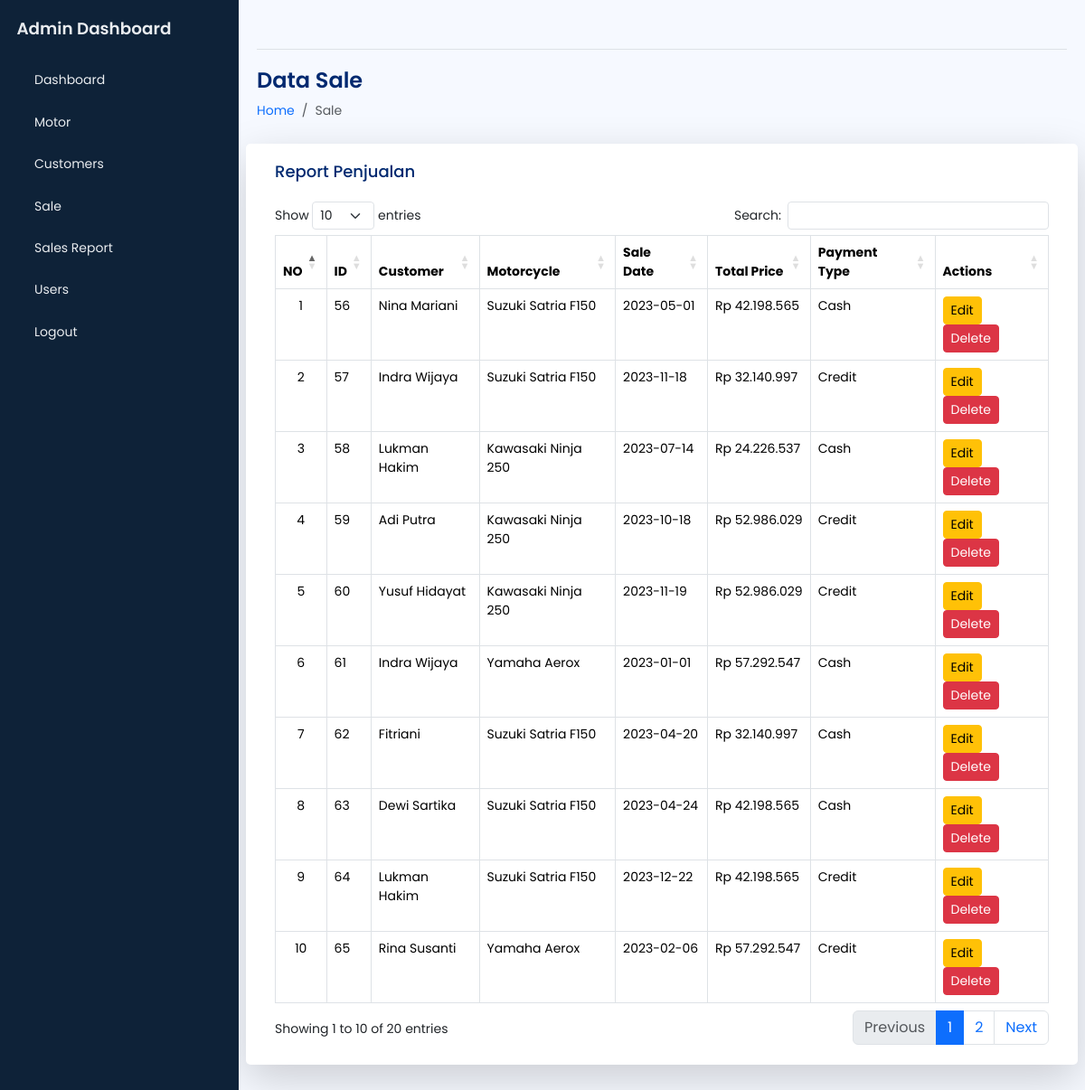
The app's page /admin/manage_orders.php (signed in) with its own data.
### tables this page shows
CREATE TABLE `sale` (
  `sale_id` int(11) NOT NULL,
  `customer_id` int(11) NOT NULL,
  `motorcycle_id` int(11) NOT NULL,
  `user_id` int(11) NOT NULL,
  `sale_date` date NOT NULL,
  `total_price` varchar(20) NOT NULL,
  `created_at` timestamp NOT NULL DEFAULT current_timestamp(),
  `payment_type` varchar(10) NOT NULL
);

CREATE TABLE `customers` (
  `customer_id` int(11) NOT NULL,
  `nik` varchar(25) NOT NULL,
  `no_kk` varchar(25) NOT NULL,
  `name` varchar(100) NOT NULL,
  `email` varchar(100) NOT NULL,
  `phone` varchar(20) DEFAULT NULL,
  `address` text DEFAULT NULL,
  `ktp` varchar(255) NOT NULL,
  `kk` varchar(255) NOT NULL,
  `created_at` timestamp NOT NULL DEFAULT current_timestamp()
);

CREATE TABLE `motorcycles` (
  `motorcycle_id` int(11) NOT NULL,
  `model` varchar(100) NOT NULL,
  `brand` varchar(100) NOT NULL,
  `price` varchar(20) NOT NULL,
  `warna` varchar(50) NOT NULL,
  `stock` int(11) DEFAULT 0,
  `created_at` timestamp NOT NULL DEFAULT current_timestamp()
);

### admin/manage_orders.php (the view, shortened to what this page needs)
<?php
require_once '../config.php';
$sql = "SELECT sale.sale_id, sale.sale_date, sale.total_price, sale.payment_type, customers.customer_id, customers.name AS customer_name, motorcycles.motorcycle_id, motorcycles.model AS motorcycle_model, motorcycles.brand AS motorcycle_brand
        FROM sale
        JOIN customers ON sale.customer_id = customers.customer_id
        JOIN motorcycles ON sale.motorcycle_id = motorcycles.motorcycle_id";
$result = $conn->query($sql);
?>
<!DOCTYPE html>
<html lang="en">
<head>
    <?php include 'template/header.php'; ?>
</head>
<body>
    <div class="wrapper">
        <?php include 'template/sidebar.php'; ?>
        <main id="main" class="main">
            <?php include 'template/nav.php'; ?>
            <div class="pagetitle">
                <h1 class="mb-2">Data Sale</h1>
                <nav>
                    <ol class="breadcrumb">
                        <li class="breadcrumb-item"><a href="index.html">Home</a></li>
                        <li class="breadcrumb-item active">Sale</li>
                    </ol>
                </nav>
            </div>
            <section class="section dashboard">
                <div class="row">
                    <div class="col-lg-12">
                        <div class="row">
                            <div class="card shadow-lg">
                                <div class="card-body">
                                    <h5 class="card-title">Report Penjualan</h5>
                                    <div class="overflow-x-auto">
                                        <table class="table table-bordered display overflow-scroll" id="saleTable">
                                            <thead>
                                                <tr>
                                                    <th>NO</th>
                                                    <th>ID</th>
                                                    <th>Customer</th>
                                                    <th>Motorcycle</th>
                                                    <th>Sale Date</th>
                                                    <th>Total Price</th>
                                                    <th>Payment Type</th>
                                                    <th>Actions</th>
                                                </tr>
                                            </thead>
                                            <tbody>
                                                <?php $no = 1; ?>
                                                <?php while ($row = $result->fetch_assoc()) : ?>
                                                    <tr>
                                                        <td class="text-center"><?php echo $no++; ?></td>
                                                        <td><?php echo $row['sale_id']; ?></td>
                                                        <td><?php echo $row['customer_name']; ?></td>
                                                        <td><?php echo $row['motorcycle_brand'] . ' ' . $row['motorcycle_model']; ?></td>
                                                        <td><?php echo $row['sale_date']; ?></td>
                                                        <td class="total_price"><?php echo $row['total_price']; ?></td>
                                                        <td><?php echo $row['payment_type']; ?></td>
                                                        <td>
                                                            <button type="button" class="btn btn-warning btn-sm edit-btn" data-id="<?php echo $row['sale_id']; ?>" data-customer_id="<?php echo $row['customer_id']; ?>" data-motorcycle_id="<?php echo $row['motorcycle_id']; ?>" data-sale_date="<?php echo $row['sale_date']; ?>" data-total_price="<?php echo $row['total_price']; ?>" data-payment_type="<?php echo $row['payment_type']; ?>" data-bs-toggle="modal" data-bs-target="#SaleModal">Edit</button>
                                                            <button type="button" class="btn btn-danger btn-sm delete-btn" data-id="<?php echo $row['sale_id']; ?>">Delete</button>
                                                        </td>
                                                    </tr>
                                                <?php endwhile; ?>
                                            </tbody>
                                        </table>
                                    </div>
                                </div>
                            </div>
                        </div>
                    </div>
                </div>
            </section>
        </main>
    </div>
</body>
</html>

### admin/assets/css/style.css (style rules this page uses)
body { font-family: "Poppins", sans-serif; font-size: 0.875rem; opacity: 1; overflow-y: scroll; background: #f6f9ff; color: #444444; }
a { cursor: pointer; text-decoration: none; font-family: "Poppins", sans-serif; }
li { list-style: none; }
.wrapper { align-items: stretch; display: flex; width: 100%; }
.main { display: flex; flex-direction: column; min-height: 100vh; min-width: 0; overflow: hidden; transition: all 0.35s ease-in-out; width: 100%; padding: 0 20px 30px; }
.pagetitle { margin-bottom: 10px; margin-top: 20px; }
.pagetitle h1 { font-size: 24px; margin-bottom: 0; font-weight: 600; color: #012970; }
.card { margin-bottom: 30px; border: none; background-color: white; border-radius: 5px; box-shadow: 0px 0 30px rgba(1, 41, 112, 0.1); }
.card-title { padding: 20px 0 15px 0; font-size: 18px; font-weight: 500; color: #012970; font-family: "Poppins", sans-serif; }
.card-body { padding: 0 20px 20px 20px; }

### records on screen
sale: sale_id "56", customer.name "Nina Mariani", motorcycle.brand "Suzuki", motorcycle.model "Satria F150", sale_date "2023-05-01", payment_type "Cash"
sale: sale_id "57", customer.name "Indra Wijaya", motorcycle.brand "Suzuki", motorcycle.model "Satria F150", sale_date "2023-11-18", payment_type "Credit"
sale: sale_id "58", customer.name "Lukman Hakim", motorcycle.brand "Kawasaki", motorcycle.model "Ninja 250", sale_date "2023-07-14", payment_type "Cash"
sale: sale_id "59", customer.name "Adi Putra", motorcycle.brand "Kawasaki", motorcycle.model "Ninja 250", sale_date "2023-10-18", payment_type "Credit"
sale: sale_id "60", customer.name "Yusuf Hidayat", motorcycle.brand "Kawasaki", motorcycle.model "Ninja 250", sale_date "2023-11-19", payment_type "Credit"
sale: sale_id "61", customer.name "Indra Wijaya", motorcycle.brand "Yamaha", motorcycle.model "Aerox", sale_date "2023-01-01", payment_type "Cash"
sale: sale_id "62", customer.name "Fitriani", motorcycle.brand "Suzuki", motorcycle.model "Satria F150", sale_date "2023-04-20", payment_type "Cash"
sale: sale_id "63", customer.name "Dewi Sartika", motorcycle.brand "Suzuki", motorcycle.model "Satria F150", sale_date "2023-04-24", payment_type "Cash"
sale: sale_id "64", customer.name "Lukman Hakim", motorcycle.brand "Suzuki", motorcycle.model "Satria F150", sale_date "2023-12-22", payment_type "Credit"
sale: sale_id "65", customer.name "Rina Susanti", motorcycle.brand "Yamaha", motorcycle.model "Aerox", sale_date "2023-02-06", payment_type "Credit"
